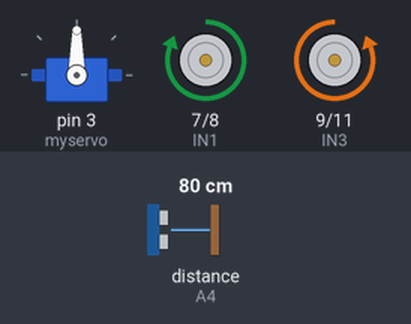
Simulated run of this sketch. Board: Arduino Uno, built with avr-gcc and run on an emulated ATmega328P. Parts: servo, motor-driver pin pairs drawn as motors (green arrow = first pin HIGH = forward, orange = second pin HIGH = backward, longer = more drive, scaled by the enable pin). Wiring (inferred from the names in the program): ultrasonic range finder: trigger A5; echo A4. The inputs (shaded band) are chosen by the test bench; at power-on: distance to the obstacle (sensor on A4) 80 cm. The echo pulse lasts 58.3 µs per cm.

Above: at 1.8 s.
1.9 s: distance to the obstacle (sensor on A4) set to 54 cm
3.4 s: distance to the obstacle (sensor on A4) set to 49 cm
At 3.68 s:
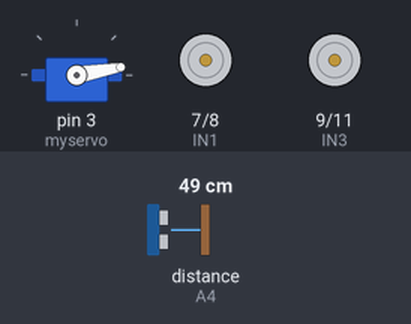
At 4.8 s:
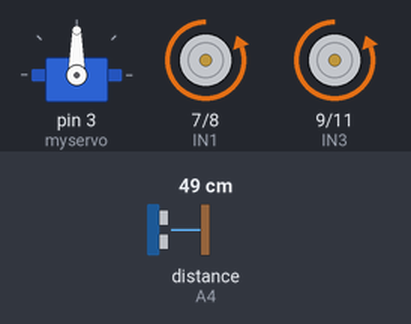
Timing chart, 0 to 12.5 s (numbered marks = the images above; inputs shaded):
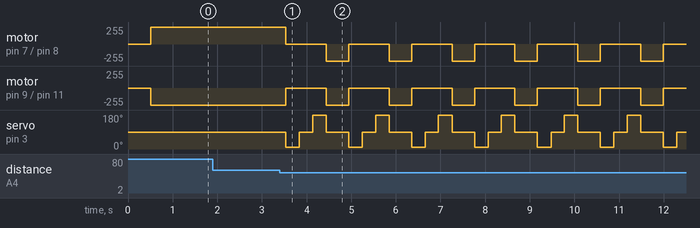

Measured:
- the behaviour switches between 52 and 51 cm on distance to the obstacle (sensor on A4) (found by bisection; images 0 and 1)
- after the input at 1.9 s, every drawn part: stays the same
- after the input at 3.4 s, motor on pin 7 (IN1) / pin 8 (IN2), motor on pin 9 (IN3) / pin 11 (IN4): alternates backward 255/255 for 0.50 s and stopped for 0.91 s, starting after 0.13 s; servo on pin 3 (myservo): 90° → 10° after 0.13 s, then repeats every 1.4 s: 90° 0.30 s, 180° 0.30 s, 90° 0.50 s, 10° 0.30 s

The sketch:

Obstacle_Avoidance_Car.ino
```cpp
//www.elegoo.com

#include <Servo.h>  //servo library
Servo myservo;      // create servo object to control servo

int Echo = A4;
int Trig = A5;

#define ENA 5
#define ENB 6
#define IN1 7
#define IN2 8
#define IN3 9
#define IN4 11
#define carSpeed 255
#define turnSpeed 255
int rightDistance = 0, leftDistance = 0, middleDistance = 0;

void setup() {
  myservo.attach(3);  // attach servo on pin 3 to servo object
  Serial.begin(9600);
  pinMode(Echo, INPUT);
  pinMode(Trig, OUTPUT);
  pinMode(IN1, OUTPUT);
  pinMode(IN2, OUTPUT);
  pinMode(IN3, OUTPUT);
  pinMode(IN4, OUTPUT);
  pinMode(ENA, OUTPUT);
  pinMode(ENB, OUTPUT);
  stop();
}

void loop() {
    myservo.write(90);  //set servo position according to scaled value
    delay(500);
    middleDistance = Distance_test();

    if(middleDistance <= 50) {
      stop();
      myservo.write(10);
      delay(300);
      rightDistance = Distance_test();
      myservo.write(90);
      delay(300);
      myservo.write(180);
      delay(300);
      leftDistance = Distance_test();
      myservo.write(90);

      if(rightDistance > leftDistance) {
        right();
      }
      else if(rightDistance < leftDistance) {
        left();
      }
      else if((rightDistance <= 20) || (leftDistance <= 20)) {
        back();
      }
      else {
        forward();
      }
    }
    else {
        forward();
    }
}
```

Distance_Test.ino
```cpp
int Distance_test() {
  digitalWrite(Trig, LOW);
  delayMicroseconds(2);
  digitalWrite(Trig, HIGH);
  delayMicroseconds(20);
  digitalWrite(Trig, LOW);
  float Fdistance = pulseIn(Echo, HIGH);
  Fdistance = Fdistance / 58;
  return (int)Fdistance;
}
```

Motor_Utils.ino
```cpp
void forward(){
  analogWrite(ENA, carSpeed);
  analogWrite(ENB, carSpeed);
  digitalWrite(IN1, HIGH);
  digitalWrite(IN2, LOW);
  digitalWrite(IN3, LOW);
  digitalWrite(IN4, HIGH);
}

void back() {
  analogWrite(ENA, carSpeed);
  analogWrite(ENB, carSpeed);
  digitalWrite(IN1, LOW);
  digitalWrite(IN2, HIGH);
  digitalWrite(IN3, HIGH);
  digitalWrite(IN4, LOW);
}

void left() {
  analogWrite(ENA, turnSpeed);
  analogWrite(ENB, turnSpeed);
  digitalWrite(IN1, LOW);
  digitalWrite(IN2, HIGH);
  digitalWrite(IN3, LOW);
  digitalWrite(IN4, HIGH);
}

void right() {
  analogWrite(ENA, turnSpeed);
  analogWrite(ENB, turnSpeed);
  digitalWrite(IN1, HIGH);
  digitalWrite(IN2, LOW);
  digitalWrite(IN3, HIGH);
  digitalWrite(IN4, LOW);
}

void stop() {
  digitalWrite(ENA, LOW);
  digitalWrite(ENB, LOW);
}
```
